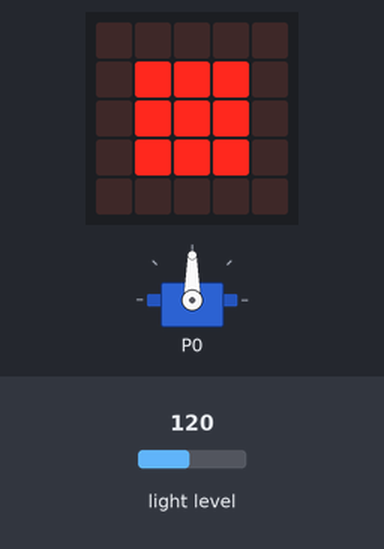
A program run on a simulated BBC micro:bit (MakeCode). On the bench: servo, the board's 5×5 LED display. The test bench sets the inputs (shaded band); at power-on: light level 120.

Above: at 1.2 s.
1.3 s: light level set to 54
2.8 s: light level set to 46
At 3.6 s:
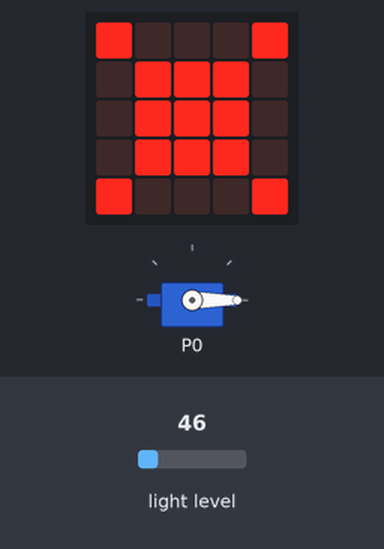
4.4 s: light level set to 64
At 5.4 s:
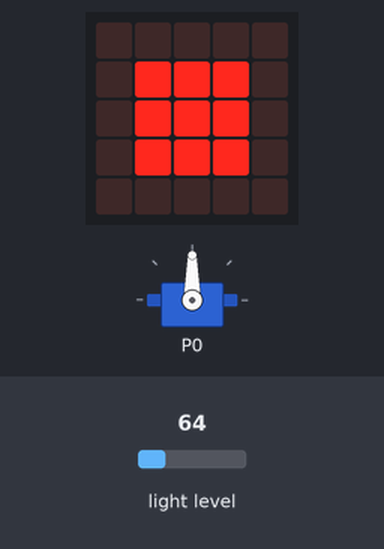
6.1 s: light level set to 5
At 7.2 s:
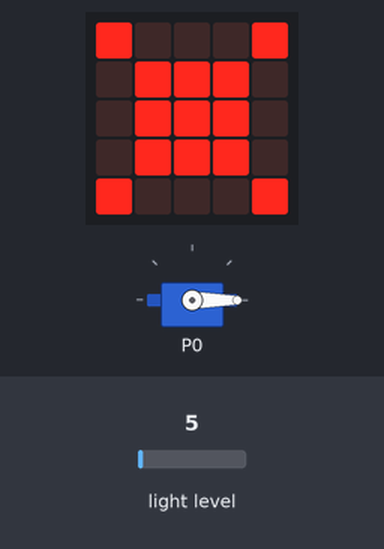
Timing chart, 0 to 8.8 s (numbered marks = the images above; inputs shaded):
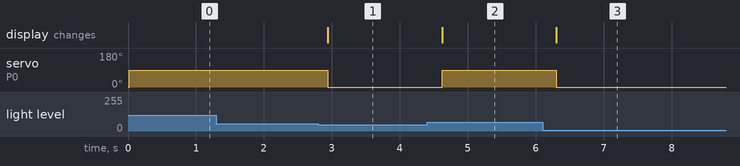

The program:

main.ts
```typescript
servos.P0.setAngle(0)
basic.forever(function () {
    if (input.lightLevel() < 50) {
        servos.P0.setAngle(0)
        basic.showLeds(`
            # . . . #
            . # # # .
            . # # # .
            . # # # .
            # . . . #
            `)
    } else {
        servos.P0.setAngle(90)
        basic.showLeds(`
            . . . . .
            . # # # .
            . # # # .
            . # # # .
            . . . . .
            `)
    }
})
```

test.ts
```typescript
// aquí va el archivo "tests"; esto no se compilará cuando este paquete se utilice como una extensión.
```

Measured:
- the behaviour switches between 50 and 49 on light level (found by bisection; images 0 and 1)
- after the input at 1.3 s, every drawn part: stays the same
- after the input at 2.8 s, servo on P0: 90° → 0° after 0.14 s; the display: changes after 0.14 s (image 1)
- after the input at 4.4 s, servo on P0: 0° → 90° after 0.22 s; the display: changes after 0.22 s (image 2)
- after the input at 6.1 s, servo on P0: 90° → 0° after 0.20 s; the display: changes after 0.20 s (image 3)
